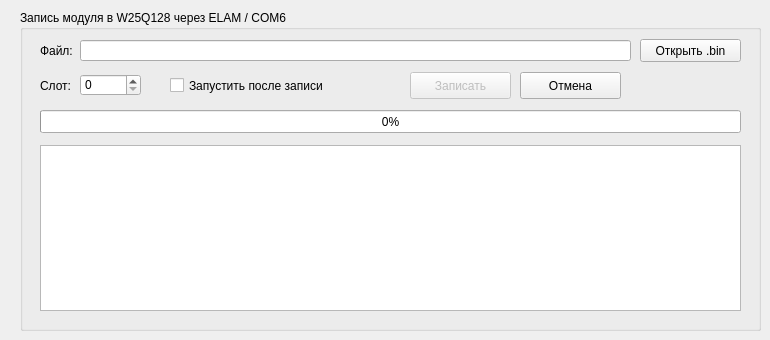
    <widget class="QWidget" name="tab_module_programming">
     <attribute name="title">
      <string>Программирование</string>
     </attribute>
     <widget class="QGroupBox" name="moduleProgramGroup">
      <property name="geometry">
       <rect>
        <x>20</x>
        <y>10</y>
        <width>741</width>
        <height>321</height>
       </rect>
      </property>
      <property name="title">
       <string>Запись модуля в W25Q128 через ELAM / COM6</string>
      </property>
      <widget class="QLabel" name="moduleFileLabel">
       <property name="geometry">
        <rect><x>20</x><y>30</y><width>41</width><height>21</height></rect>
       </property>
       <property name="text"><string>Файл:</string></property>
      </widget>
      <widget class="QLineEdit" name="moduleFile">
       <property name="geometry">
        <rect><x>60</x><y>30</y><width>551</width><height>21</height></rect>
       </property>
       <property name="readOnly"><bool>true</bool></property>
      </widget>
      <widget class="QPushButton" name="moduleOpen">
       <property name="geometry">
        <rect><x>620</x><y>29</y><width>101</width><height>23</height></rect>
       </property>
       <property name="text"><string>Открыть .bin</string></property>
      </widget>
      <widget class="QLabel" name="moduleSlotLabel">
       <property name="geometry">
        <rect><x>20</x><y>65</y><width>41</width><height>21</height></rect>
       </property>
       <property name="text"><string>Слот:</string></property>
      </widget>
      <widget class="QSpinBox" name="moduleSlot">
       <property name="geometry">
        <rect><x>60</x><y>64</y><width>61</width><height>22</height></rect>
       </property>
       <property name="maximum"><number>19</number></property>
      </widget>
      <widget class="QCheckBox" name="moduleAutoStart">
       <property name="geometry">
        <rect><x>150</x><y>65</y><width>191</width><height>21</height></rect>
       </property>
       <property name="text"><string>Запустить после записи</string></property>
      </widget>
      <widget class="QPushButton" name="moduleWrite">
       <property name="geometry">
        <rect><x>390</x><y>62</y><width>101</width><height>27</height></rect>
       </property>
       <property name="text"><string>Записать</string></property>
       <property name="enabled"><bool>false</bool></property>
      </widget>
      <widget class="QPushButton" name="moduleCancel">
       <property name="geometry">
        <rect><x>500</x><y>62</y><width>101</width><height>27</height></rect>
       </property>
       <property name="text"><string>Отмена</string></property>
      </widget>
      <widget class="QProgressBar" name="moduleProgress">
       <property name="geometry">
        <rect><x>20</x><y>100</y><width>701</width><height>23</height></rect>
       </property>
       <property name="value"><number>0</number></property>
      </widget>
      <widget class="QTextEdit" name="moduleLog">
       <property name="geometry">
        <rect><x>20</x><y>135</y><width>701</width><height>166</height></rect>
       </property>
       <property name="readOnly"><bool>true</bool></property>
      </widget>
      </widget>
     </widget>
